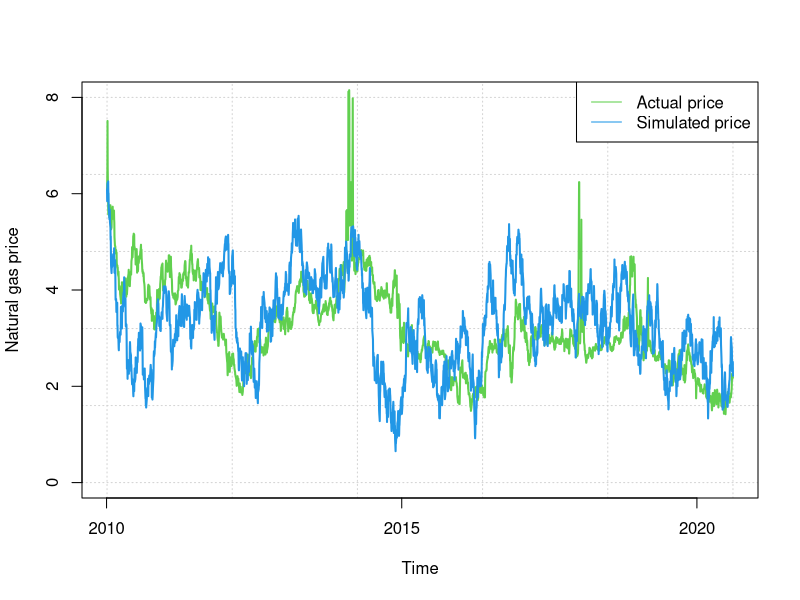

R code for this plot:
gasprice.data <- read.csv(file=file.path("examples", "Brownian_Motion", "data", "gaspricedata.csv"),
                          header=TRUE, sep=",")

#estimating parameters
inc <- gasprice.data$Price[-1]-head(gasprice.data$Price,-1)
fit <- glm(inc ~ head(gasprice.data$Price,-1))
theta.hat <- -fit$coefficients[2]
mu.hat <- fit$coefficients[1]/theta.hat
sigma.hat <- sigma(fit)

#specifying seed
set.seed(9467108)

#simulating OU process
OU <- c()
OU[1] <- gasprice.data$Price[1]

for (i in 2:length(gasprice.data$Date)) {
  OU[i] <- OU[i-1]+theta.hat*(mu.hat-OU[i-1])+sigma.hat*rnorm(1)
}

#plotting trajectories
plot(as.Date(gasprice.data$Date), gasprice.data$Price, type="l", lty=1, lwd=2, col=3,
             ylim=c(0,8), xlab="Time", ylab="Natural gas price", first.panel=grid())
lines(as.Date(gasprice.data$Date), OU, lwd=2, col=4)
legend("topright", c("Actual price", "Simulated price"), lty=1, col=3:4)

